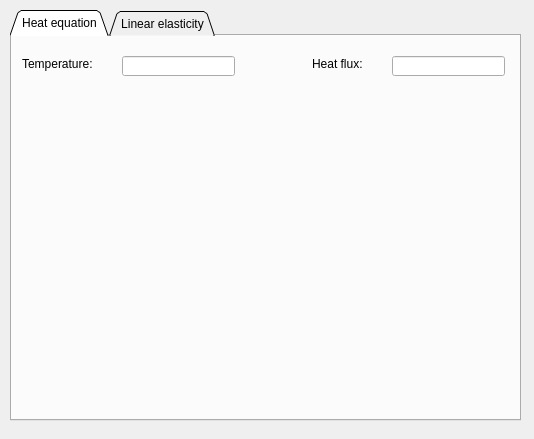
<ui version="4.0" >
 <class>bcPropertyDialog</class>
 <widget class="QDialog" name="bcPropertyDialog" >
  <property name="enabled" >
   <bool>true</bool>
  </property>
  <property name="geometry" >
   <rect>
    <x>0</x>
    <y>0</y>
    <width>534</width>
    <height>439</height>
   </rect>
  </property>
  <property name="windowTitle" >
   <string>Boundary conditions</string>
  </property>
  <widget class="QTabWidget" name="bcTab" >
   <property name="geometry" >
    <rect>
     <x>10</x>
     <y>10</y>
     <width>511</width>
     <height>411</height>
    </rect>
   </property>
   <property name="tabShape" >
    <enum>QTabWidget::Triangular</enum>
   </property>
   <property name="currentIndex" >
    <number>0</number>
   </property>
   <widget class="QWidget" name="heatEquation" >
    <attribute name="title" >
     <string>Heat equation</string>
    </attribute>
    <widget class="QLabel" name="temperatureLabel" >
     <property name="geometry" >
      <rect>
       <x>10</x>
       <y>20</y>
       <width>71</width>
       <height>16</height>
      </rect>
     </property>
     <property name="text" >
      <string>Temperature:</string>
     </property>
    </widget>
    <widget class="QLabel" name="heatFluxLabel" >
     <property name="geometry" >
      <rect>
       <x>300</x>
       <y>20</y>
       <width>71</width>
       <height>16</height>
      </rect>
     </property>
     <property name="text" >
      <string>Heat flux:</string>
     </property>
    </widget>
    <widget class="QLineEdit" name="temperatureEdit" >
     <property name="geometry" >
      <rect>
       <x>110</x>
       <y>20</y>
       <width>113</width>
       <height>20</height>
      </rect>
     </property>
    </widget>
    <widget class="QLineEdit" name="heatFluxEdit" >
     <property name="geometry" >
      <rect>
       <x>380</x>
       <y>20</y>
       <width>113</width>
       <height>20</height>
      </rect>
     </property>
    </widget>
   </widget>
   <widget class="QWidget" name="linearElasticity" >
    <attribute name="title" >
     <string>Linear elasticity</string>
    </attribute>
    <widget class="QLabel" name="displacement1Label" >
     <property name="geometry" >
      <rect>
       <x>10</x>
       <y>20</y>
       <width>81</width>
       <height>20</height>
      </rect>
     </property>
     <property name="text" >
      <string>Displacement 1:</string>
     </property>
    </widget>
    <widget class="QLabel" name="displacement2Label" >
     <property name="geometry" >
      <rect>
       <x>10</x>
       <y>50</y>
       <width>81</width>
       <height>16</height>
      </rect>
     </property>
     <property name="text" >
      <string>Displacement 2:</string>
     </property>
    </widget>
    <widget class="QLabel" name="displacement3Label" >
     <property name="geometry" >
      <rect>
       <x>10</x>
       <y>80</y>
       <width>81</width>
       <height>16</height>
      </rect>
     </property>
     <property name="text" >
      <string>Displacement 3:</string>
     </property>
    </widget>
    <widget class="QLineEdit" name="displacement1Edit" >
     <property name="geometry" >
      <rect>
       <x>110</x>
       <y>20</y>
       <width>113</width>
       <height>20</height>
      </rect>
     </property>
    </widget>
    <widget class="QLineEdit" name="displacement2Edit" >
     <property name="geometry" >
      <rect>
       <x>110</x>
       <y>50</y>
       <width>113</width>
       <height>20</height>
      </rect>
     </property>
    </widget>
    <widget class="QLineEdit" name="displacement3Edit" >
     <property name="geometry" >
      <rect>
       <x>110</x>
       <y>80</y>
       <width>113</width>
       <height>20</height>
      </rect>
     </property>
    </widget>
   </widget>
  </widget>
 </widget>
 <resources/>
 <connections/>
</ui>
